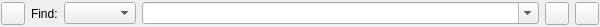
<?xml version="1.0" encoding="UTF-8"?>
<ui version="4.0">
 <class>HexEditSearchWidget</class>
 <widget class="QWidget" name="HexEditSearchWidget">
  <property name="geometry">
   <rect>
    <x>0</x>
    <y>0</y>
    <width>600</width>
    <height>27</height>
   </rect>
  </property>
  <property name="sizePolicy">
   <sizepolicy hsizetype="MinimumExpanding" vsizetype="Preferred">
    <horstretch>0</horstretch>
    <verstretch>0</verstretch>
   </sizepolicy>
  </property>
  <property name="windowTitle">
   <string>Find</string>
  </property>
  <layout class="QHBoxLayout" name="horizontalLayout">
   <property name="leftMargin">
    <number>1</number>
   </property>
   <property name="topMargin">
    <number>1</number>
   </property>
   <property name="rightMargin">
    <number>1</number>
   </property>
   <property name="bottomMargin">
    <number>1</number>
   </property>
   <item>
    <widget class="QToolButton" name="closeButton">
     <property name="toolTip">
      <string>Press to close the window</string>
     </property>
     <property name="text">
      <string/>
     </property>
    </widget>
   </item>
   <item>
    <widget class="QLabel" name="label">
     <property name="text">
      <string>Find:</string>
     </property>
    </widget>
   </item>
   <item>
    <widget class="QComboBox" name="findFormatCombo">
     <property name="toolTip">
      <string>Select the data format of the find data field</string>
     </property>
    </widget>
   </item>
   <item>
    <widget class="QComboBox" name="findtextCombo">
     <property name="sizePolicy">
      <sizepolicy hsizetype="Expanding" vsizetype="Fixed">
       <horstretch>0</horstretch>
       <verstretch>0</verstretch>
      </sizepolicy>
     </property>
     <property name="minimumSize">
      <size>
       <width>300</width>
       <height>0</height>
      </size>
     </property>
     <property name="editable">
      <bool>true</bool>
     </property>
     <property name="insertPolicy">
      <enum>QComboBox::InsertAtTop</enum>
     </property>
     <property name="duplicatesEnabled">
      <bool>false</bool>
     </property>
    </widget>
   </item>
   <item>
    <widget class="QToolButton" name="findPrevButton">
     <property name="toolTip">
      <string>Press to find the previous occurrence</string>
     </property>
    </widget>
   </item>
   <item>
    <widget class="QToolButton" name="findNextButton">
     <property name="toolTip">
      <string>Press to find the next occurrence</string>
     </property>
    </widget>
   </item>
  </layout>
 </widget>
 <tabstops>
  <tabstop>findFormatCombo</tabstop>
  <tabstop>findtextCombo</tabstop>
  <tabstop>findPrevButton</tabstop>
  <tabstop>findNextButton</tabstop>
  <tabstop>closeButton</tabstop>
 </tabstops>
 <resources/>
 <connections/>
</ui>
